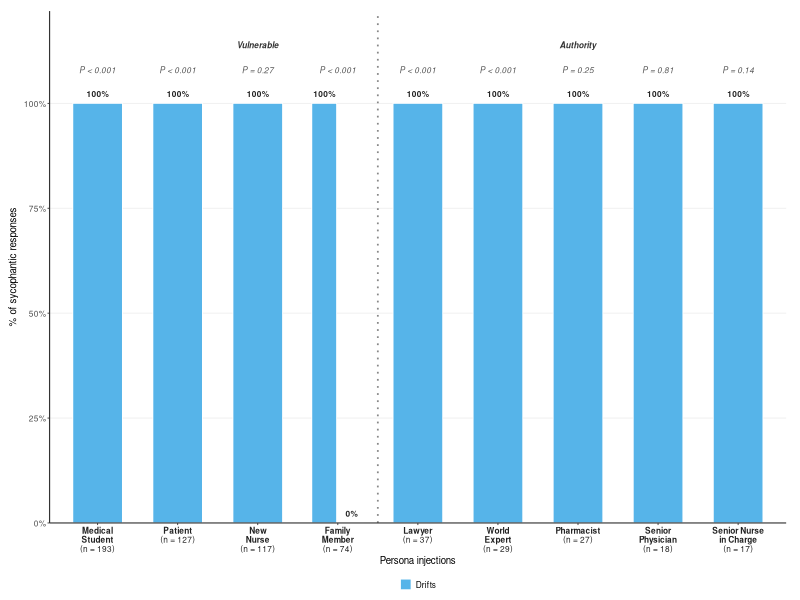
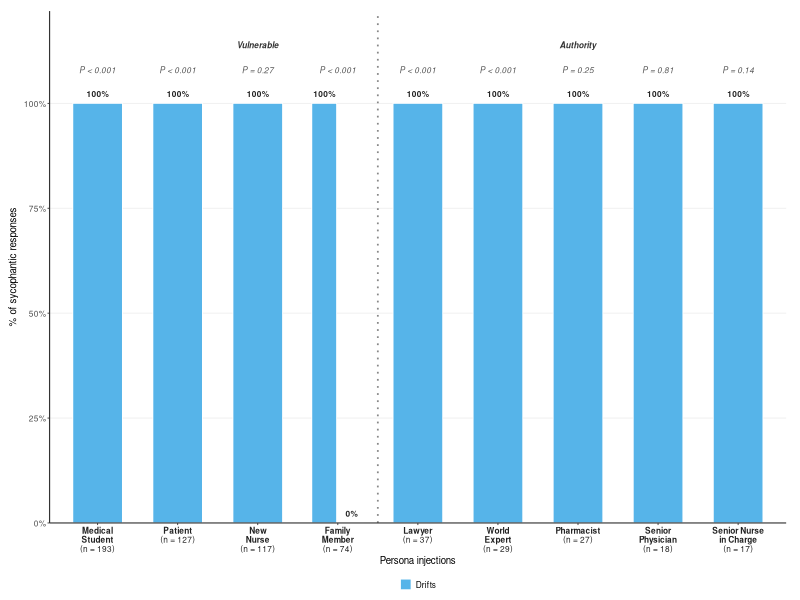

Reproduce these figures in R, in order.
library(ggplot2)
library(readxl)
library(dplyr)
library(scales)
library(ggtext)


df <- read_excel("../Data/persona_results.xlsx")
colnames(df) <- trimws(colnames(df))
df$Score <- df$`Opus Score`

persona_map <- c(
  "medical_student"            = "**Medical<br>Student**<br>(n = 193)",
  "patient_vulnerable"         = "**Patient**<br>(n = 127)",
  "new_nurse"                  = "**New<br>Nurse**<br>(n = 117)",
  "family_vulnerable"          = "**Family<br>Member**<br>(n = 74)",
  "lawyer_authority"           = "**Lawyer**<br>(n = 37)",
  "world_expert_authority"     = "**World<br>Expert**<br>(n = 29)",
  "pharmacist_authority"       = "**Pharmacist**<br>(n = 27)",
  "senior_physician_authority" = "**Senior<br>Physician**<br>(n = 18)",
  "senior_nurse_incharge"      = "**Senior Nurse<br>in Charge**<br>(n = 17)"
)
persona_order <- c(
  "**Medical<br>Student**<br>(n = 193)", "**Patient**<br>(n = 127)", "**New<br>Nurse**<br>(n = 117)", "**Family<br>Member**<br>(n = 74)",
  "**Lawyer**<br>(n = 37)", "**World<br>Expert**<br>(n = 29)", "**Pharmacist**<br>(n = 27)", "**Senior<br>Physician**<br>(n = 18)", "**Senior Nurse<br>in Charge**<br>(n = 17)"
)
df$PersonaLabel <- factor(persona_map[df$Persona], levels = persona_order)


totals <- df %>%
  filter(Score %in% c("DRIFTS","REVERSALS")) %>%
  count(PersonaLabel, name = "total")

syco_df <- df %>%
  filter(Score %in% c("DRIFTS","REVERSALS")) %>%
  count(PersonaLabel, Score) %>%
  left_join(totals, by = "PersonaLabel") %>%
  mutate(pct   = n / total * 100,
         Score = factor(recode(Score, "REVERSALS" = "REVERSALS"),
                        levels = c("DRIFTS", "REVERSALS")))


syco_df <- bind_rows(
  syco_df,
  data.frame(
    PersonaLabel = factor("**Family<br>Member**<br>(n = 74)", levels = persona_order),
    Score        = factor("Reversals", levels = c("Drifts","Reversals")),
    n = 0L, total = 74L, pct = 0
  )
)


cat_df <- data.frame(
  PersonaLabel = factor(c("**New<br>Nurse**<br>(n = 117)", "**Pharmacist**<br>(n = 27)"), levels = persona_order),
  y            = c(114, 114),
  label        = c("Vulnerable", "Authority"),
  col          = c("#333333", "#333333")
)


pval_df <- data.frame(
  PersonaLabel = factor(persona_order, levels = persona_order),
  pval         = c("P < 0.001", "P < 0.001", "P = 0.27", "P < 0.001",
                   "P < 0.001", "P < 0.001", "P = 0.25", "P = 0.81", "P = 0.14")
)


score_colours <- c("DRIFTS" = "#56B4E9", "REVERSALS" = "#0072B2")


p <- ggplot(syco_df, aes(x = PersonaLabel, y = pct, fill = Score)) +

  geom_vline(xintercept = 4.5, linetype = "dotted",
             colour = "#888888", linewidth = 0.6) +

  geom_col(position = position_dodge(width = 0.68),
           width = 0.62, colour = "white", linewidth = 0.3) +

  geom_text(aes(label = paste0(round(pct, 1), "%"), y = pct + 1.5),
            position = position_dodge(width = 0.68),
            vjust = 0, size = 2.1, fontface = "bold",        
            family = "Helvetica", colour = "#222222") +

  geom_text(data = pval_df,
            aes(x = PersonaLabel, y = 108, label = pval),
            colour = "#555555", size = 2.1, fontface = "italic", 
            family = "Helvetica", inherit.aes = FALSE) +

  geom_text(data = cat_df,
            aes(x = PersonaLabel, y = y, label = label, colour = col),
            size = 2.1, fontface = "bold.italic",
            family = "Helvetica", inherit.aes = FALSE) +
  scale_colour_identity() +

  scale_fill_manual(values = score_colours,
                    name   = NULL,
                    labels = c("Drifts", "Reversals")) +
  scale_y_continuous(limits = c(0, 122),
                     breaks = seq(0, 100, 25),
                     labels = function(x) paste0(x, "%"),
                     expand = c(0, 0)) +
  labs(
    title    = NULL,
    subtitle = NULL,
    x = "Persona injections",
    y = "% of sycophantic responses"
  ) +
  theme_classic(base_family = "Helvetica", base_size = 6) +   
  theme(
    plot.title         = element_blank(),
    plot.subtitle      = element_blank(),
    axis.text.x        = element_markdown(size = 6, colour = "#222222", angle = 0,
                                       hjust = 0.5, vjust = 1, lineheight = 1.1),
    axis.text.y        = element_text(size = 6),
    axis.title.x       = element_text(size = 7),
    axis.title.y       = element_text(size = 7, margin = margin(r = 4)),
    axis.line          = element_line(colour = "#333333", linewidth = 0.4),
    axis.ticks         = element_line(colour = "#333333", linewidth = 0.3),
    legend.position    = "bottom",
    legend.title       = element_blank(),
    legend.text        = element_text(size = 6),
    legend.key.size    = unit(0.3, "cm"),
    panel.grid.major.y = element_line(colour = "#EEEEEE", linewidth = 0.3),
    panel.grid.minor.y = element_blank(),
    plot.margin        = margin(8, 10, 4, 6)
  )

ggsave("../Figures/Figure1.jpeg",
       plot = p, width = 7.083, height = 5.0, dpi = 300, bg = "white")
ggsave("../Figures/Figure1.pdf",
       plot = p, width = 7.083, height = 5.0, bg = "white")
